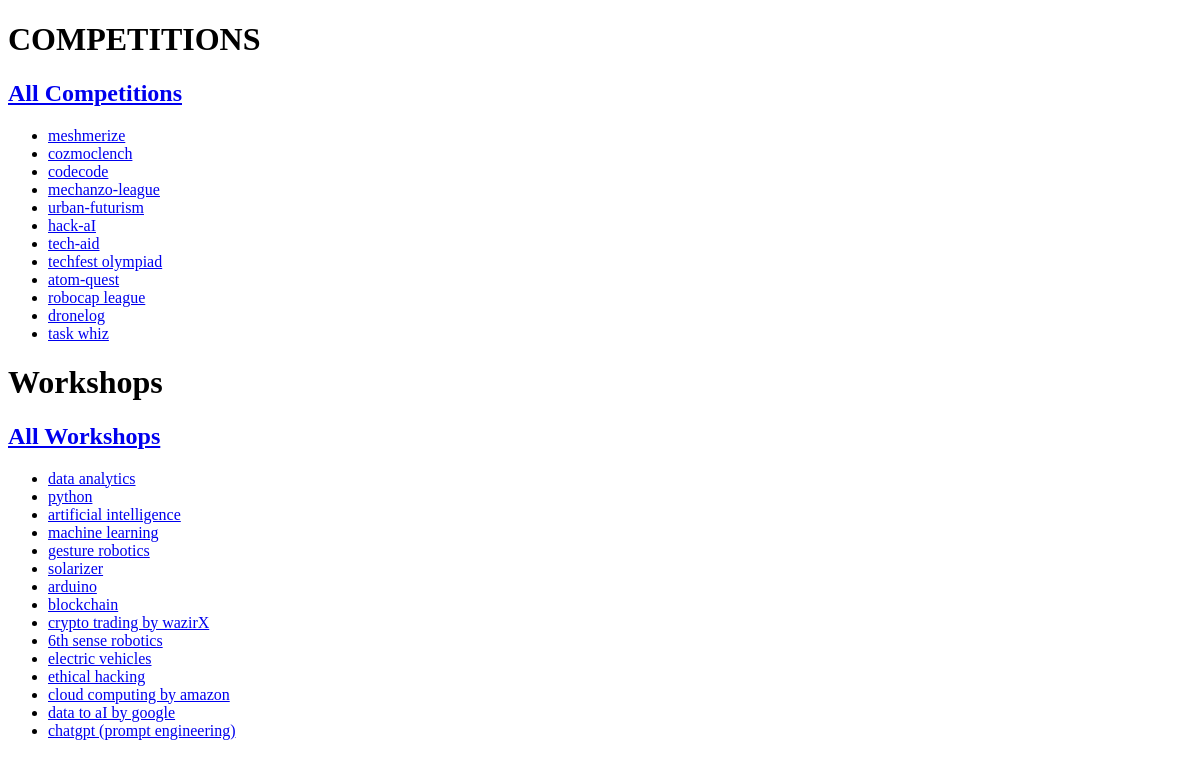
Before: /administrator/ (signed in) with the older database file.
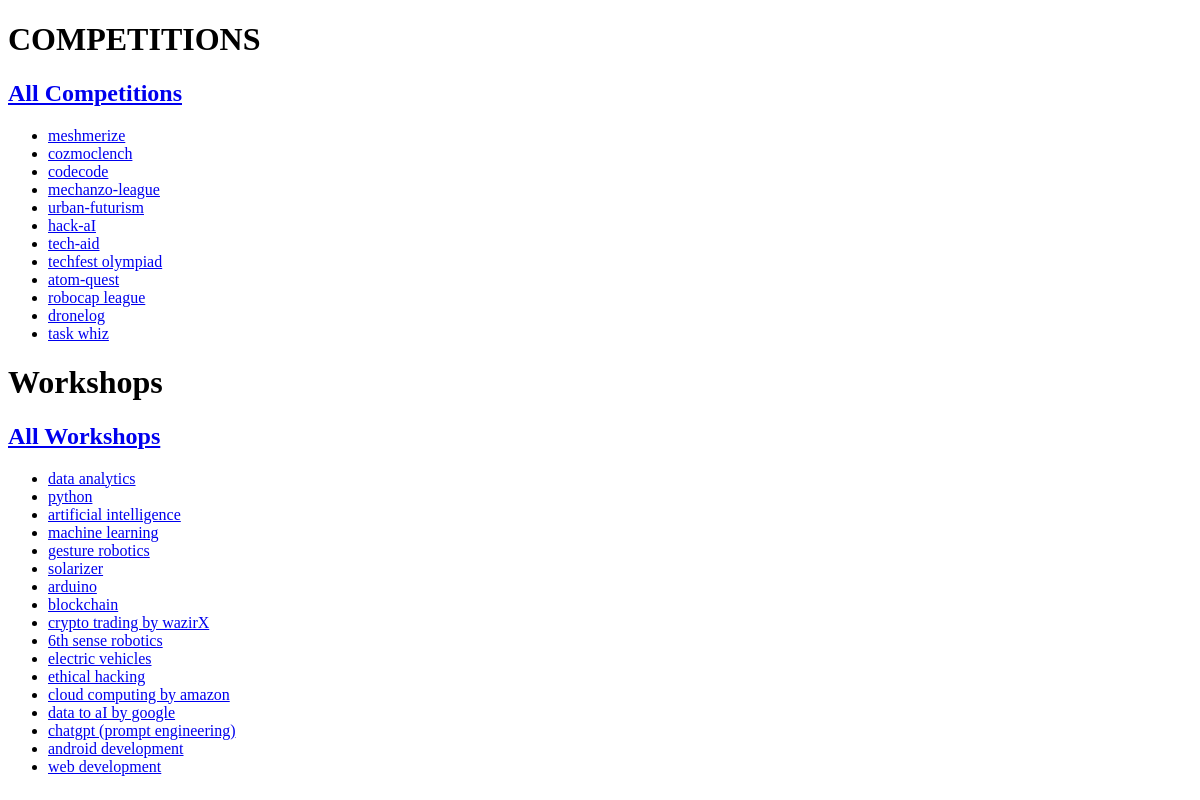
After: the same page with the newer database file.
### apis/models.py (models this page shows, shortened)
class Compi(models.Model):
    genre = models.CharField(max_length=50 ,choices=[
        ('1','Zonals'),
        ('2','Compis'),
        ('3','Ideates'),
        ('4','forth'),
    ], default=None)
    tag = models.CharField(max_length=100)
    name = models.CharField(max_length=100, primary_key=True)
    max_team_length = models.IntegerField(blank=True, null=True)
    prize = models.CharField(max_length=100)
    desc = models.TextField()
    img = models.ImageField(upload_to='compi')
    statement = models.FileField(upload_to='ProblemStatements', null=True, blank=True)
    sponsorImg = models.ImageField(upload_to='compi_sponsors', null=True, blank=True)
    sponsorLink = models.CharField(max_length=250, null=True, blank=True)
    reg_count = models.IntegerField(default=0)
    closed = models.BooleanField(default=False)

class Workshop(models.Model):
    workshop_id = models.IntegerField(null=True, default=0)
    name = models.CharField(max_length=100, primary_key=True)
    prize = models.CharField(max_length=100)
    ex_prize = models.CharField(null=True, blank=True, max_length=100)
    desc = models.TextField()
    img = models.ImageField(upload_to='workshop')
    sponsorImg = models.ImageField(upload_to='workshop_sponsors', null=True, blank=True)
    sponsorLink = models.CharField(max_length=250, null=True, blank=True)
    statement = models.FileField(upload_to='ProblemStatements', null=True, blank=True)
    paymentLink = models.TextField(null=True, blank=True)
    closed = models.BooleanField(default=False)

### admins/views.py (the view)
# urls.py: path('', views.home, name='home'),
@staff_member_required
def home(request):
    compies = Compi.objects.all()  # Retrieve all competitions
    workshops = Workshop.objects.all()  # Retrieve all workshops
    context = {
        'compies': compies,
        'workshops': workshops,
    }
    return render(request, 'home.html', context)

### admins/templates/home.html (shortened to what this page needs)
<!DOCTYPE html>
<html lang="en">
<head>
</head>
<body>
    <div>
        <h1>COMPETITIONS</h1>
        <a href='{% url "admins:compi" "compi"  %}'><h2>All Competitions</h2></a>
        <ul>
            {% for compi in compies %}
            <li>
                <a href='{% url "admins:compi" compiname=compi.name %}'>{{ compi.name }}</a>
            </li>
            {% endfor %}
        </ul>
    </div>
    <div>
        <h1>Workshops</h1>
        <a href="{% url 'admins:workshop' 'workshop' %}"><h2>All Workshops</h2></a>
        <ul>
            {% for workshop in workshops %}
            <li>
                <a href='{% url "admins:workshop" workshopname=workshop.name %}'>{{ workshop.name }}</a>
            </li>
            {% endfor %}
        </ul>
    </div>
</body>
</html>

Changed rows visible on the page:
added Workshop: name "android development"
added Workshop: name "web development"
